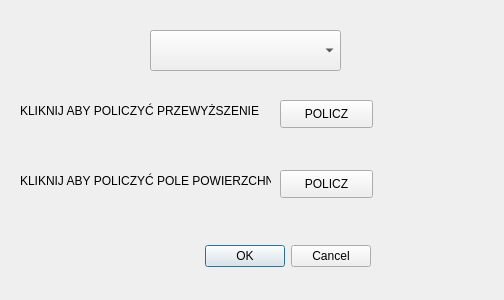
<?xml version="1.0" encoding="UTF-8"?>
<ui version="4.0">
 <class>wtyczka_projektDialogBase</class>
 <widget class="QDialog" name="wtyczka_projektDialogBase">
  <property name="geometry">
   <rect>
    <x>0</x>
    <y>0</y>
    <width>504</width>
    <height>300</height>
   </rect>
  </property>
  <property name="windowTitle">
   <string>wtyczka_projekt</string>
  </property>
  <widget class="QDialogButtonBox" name="button_box">
   <property name="geometry">
    <rect>
     <x>30</x>
     <y>240</y>
     <width>341</width>
     <height>32</height>
    </rect>
   </property>
   <property name="orientation">
    <enum>Qt::Horizontal</enum>
   </property>
   <property name="standardButtons">
    <set>QDialogButtonBox::Cancel|QDialogButtonBox::Ok</set>
   </property>
  </widget>
  <widget class="QPushButton" name="PB_pole">
   <property name="geometry">
    <rect>
     <x>280</x>
     <y>170</y>
     <width>93</width>
     <height>28</height>
    </rect>
   </property>
   <property name="text">
    <string>POLICZ</string>
   </property>
  </widget>
  <widget class="QPushButton" name="PB_wys">
   <property name="geometry">
    <rect>
     <x>280</x>
     <y>100</y>
     <width>93</width>
     <height>28</height>
    </rect>
   </property>
   <property name="text">
    <string>POLICZ</string>
   </property>
  </widget>
  <widget class="QgsMapLayerComboBox" name="layer">
   <property name="geometry">
    <rect>
     <x>150</x>
     <y>30</y>
     <width>191</width>
     <height>41</height>
    </rect>
   </property>
  </widget>
  <widget class="QLabel" name="label_wys">
   <property name="geometry">
    <rect>
     <x>390</x>
     <y>100</y>
     <width>81</width>
     <height>31</height>
    </rect>
   </property>
   <property name="text">
    <string/>
   </property>
  </widget>
  <widget class="QLabel" name="label_pole">
   <property name="geometry">
    <rect>
     <x>390</x>
     <y>170</y>
     <width>81</width>
     <height>21</height>
    </rect>
   </property>
   <property name="text">
    <string/>
   </property>
  </widget>
  <widget class="QLabel" name="label_wys_2">
   <property name="geometry">
    <rect>
     <x>20</x>
     <y>100</y>
     <width>241</width>
     <height>21</height>
    </rect>
   </property>
   <property name="text">
    <string>KLIKNIJ ABY POLICZYĆ PRZEWYŻSZENIE</string>
   </property>
  </widget>
  <widget class="QLabel" name="label_wys_3">
   <property name="geometry">
    <rect>
     <x>20</x>
     <y>150</y>
     <width>251</width>
     <height>61</height>
    </rect>
   </property>
   <property name="text">
    <string>KLIKNIJ ABY POLICZYĆ POLE POWIERZCHNI</string>
   </property>
  </widget>
 </widget>
 <customwidgets>
  <customwidget>
   <class>QgsMapLayerComboBox</class>
   <extends>QComboBox</extends>
   <header>qgsmaplayercombobox.h</header>
  </customwidget>
 </customwidgets>
 <resources/>
 <connections>
  <connection>
   <sender>button_box</sender>
   <signal>accepted()</signal>
   <receiver>wtyczka_projektDialogBase</receiver>
   <slot>accept()</slot>
   <hints>
    <hint type="sourcelabel">
     <x>20</x>
     <y>20</y>
    </hint>
    <hint type="destinationlabel">
     <x>20</x>
     <y>20</y>
    </hint>
   </hints>
  </connection>
  <connection>
   <sender>button_box</sender>
   <signal>rejected()</signal>
   <receiver>wtyczka_projektDialogBase</receiver>
   <slot>reject()</slot>
   <hints>
    <hint type="sourcelabel">
     <x>20</x>
     <y>20</y>
    </hint>
    <hint type="destinationlabel">
     <x>20</x>
     <y>20</y>
    </hint>
   </hints>
  </connection>
 </connections>
</ui>
